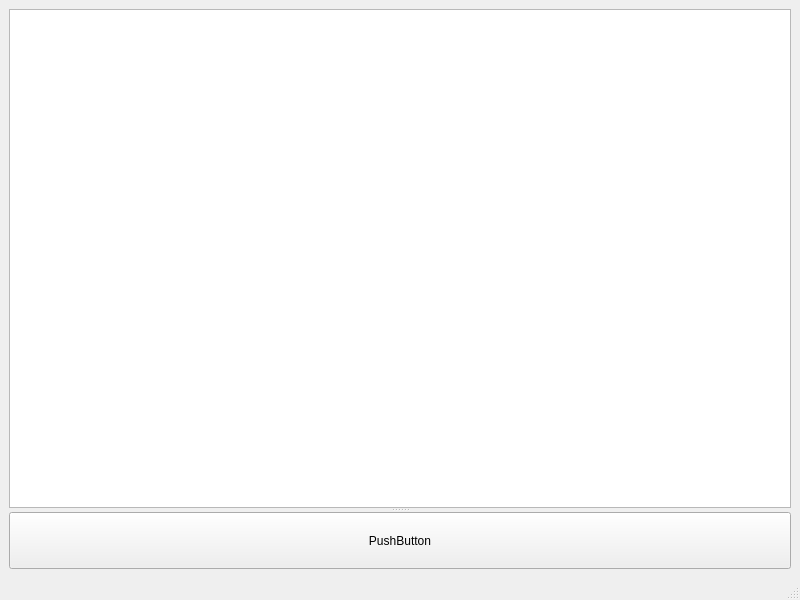
<?xml version="1.0" encoding="UTF-8"?>
<ui version="4.0">
 <class>MainWindow</class>
 <widget class="QMainWindow" name="MainWindow">
  <property name="geometry">
   <rect>
    <x>0</x>
    <y>0</y>
    <width>800</width>
    <height>600</height>
   </rect>
  </property>
  <property name="windowTitle">
   <string>MainWindow</string>
  </property>
  <widget class="QWidget" name="centralwidget">
   <layout class="QGridLayout" name="gridLayout">
    <item row="0" column="0">
     <widget class="QSplitter" name="splitter">
      <property name="orientation">
       <enum>Qt::Vertical</enum>
      </property>
      <widget class="QPlainTextEdit" name="plainTextEdit"/>
      <widget class="QPushButton" name="pushButton">
       <property name="text">
        <string>PushButton</string>
       </property>
      </widget>
     </widget>
    </item>
   </layout>
  </widget>
  <widget class="QMenuBar" name="menubar">
   <property name="geometry">
    <rect>
     <x>0</x>
     <y>0</y>
     <width>800</width>
     <height>28</height>
    </rect>
   </property>
  </widget>
  <widget class="QStatusBar" name="statusbar"/>
 </widget>
 <resources/>
 <connections/>
</ui>
